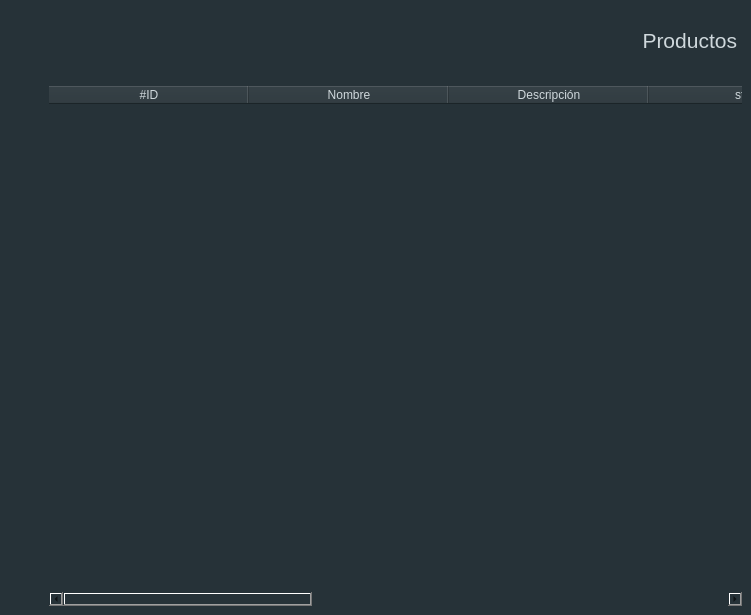
<?xml version="1.0" encoding="UTF-8"?>
<ui version="4.0">
 <class>Frame</class>
 <widget class="QFrame" name="Frame">
  <property name="geometry">
   <rect>
    <x>0</x>
    <y>0</y>
    <width>751</width>
    <height>615</height>
   </rect>
  </property>
  <property name="windowTitle">
   <string>Frame</string>
  </property>
  <property name="styleSheet">
   <string notr="true">background-color: #263238;</string>
  </property>
  <property name="lineWidth">
   <number>0</number>
  </property>
  <layout class="QVBoxLayout" stretch="1,8">
   <property name="spacing">
    <number>10</number>
   </property>
   <property name="leftMargin">
    <number>40</number>
   </property>
   <property name="topMargin">
    <number>0</number>
   </property>
   <property name="rightMargin">
    <number>0</number>
   </property>
   <property name="bottomMargin">
    <number>0</number>
   </property>
   <item>
    <widget class="QFrame" name="frame">
     <property name="sizePolicy">
      <sizepolicy hsizetype="Expanding" vsizetype="Expanding">
       <horstretch>0</horstretch>
       <verstretch>0</verstretch>
      </sizepolicy>
     </property>
     <property name="layoutDirection">
      <enum>Qt::RightToLeft</enum>
     </property>
     <property name="frameShape">
      <enum>QFrame::NoFrame</enum>
     </property>
     <property name="frameShadow">
      <enum>QFrame::Raised</enum>
     </property>
     <property name="lineWidth">
      <number>0</number>
     </property>
     <widget class="QLabel" name="label">
      <property name="geometry">
       <rect>
        <x>486</x>
        <y>20</y>
        <width>211</width>
        <height>41</height>
       </rect>
      </property>
      <property name="sizePolicy">
       <sizepolicy hsizetype="Expanding" vsizetype="Expanding">
        <horstretch>0</horstretch>
        <verstretch>0</verstretch>
       </sizepolicy>
      </property>
      <property name="font">
       <font>
        <pointsize>16</pointsize>
       </font>
      </property>
      <property name="styleSheet">
       <string notr="true">QLabel {
	color: #cfd8dc;
}</string>
      </property>
      <property name="text">
       <string>Productos</string>
      </property>
      <property name="alignment">
       <set>Qt::AlignRight|Qt::AlignTrailing|Qt::AlignVCenter</set>
      </property>
     </widget>
     <widget class="QPushButton" name="btn_plus">
      <property name="geometry">
       <rect>
        <x>0</x>
        <y>30</y>
        <width>31</width>
        <height>31</height>
       </rect>
      </property>
      <property name="cursor">
       <cursorShape>PointingHandCursor</cursorShape>
      </property>
      <property name="text">
       <string/>
      </property>
      <property name="icon">
       <iconset>
        <normaloff>../assets/images/plus.png</normaloff>../assets/images/plus.png</iconset>
      </property>
      <property name="iconSize">
       <size>
        <width>25</width>
        <height>25</height>
       </size>
      </property>
      <property name="flat">
       <bool>true</bool>
      </property>
     </widget>
    </widget>
   </item>
   <item>
    <widget class="QFrame" name="frame_2">
     <property name="frameShape">
      <enum>QFrame::NoFrame</enum>
     </property>
     <property name="frameShadow">
      <enum>QFrame::Raised</enum>
     </property>
     <layout class="QVBoxLayout" name="verticalLayout">
      <item>
       <widget class="QTableWidget" name="table">
        <property name="enabled">
         <bool>true</bool>
        </property>
        <property name="sizePolicy">
         <sizepolicy hsizetype="Expanding" vsizetype="Expanding">
          <horstretch>0</horstretch>
          <verstretch>0</verstretch>
         </sizepolicy>
        </property>
        <property name="styleSheet">
         <string notr="true">color: #cfd8dc;</string>
        </property>
        <property name="frameShape">
         <enum>QFrame::NoFrame</enum>
        </property>
        <property name="verticalScrollBarPolicy">
         <enum>Qt::ScrollBarAsNeeded</enum>
        </property>
        <property name="sizeAdjustPolicy">
         <enum>QAbstractScrollArea::AdjustToContents</enum>
        </property>
        <property name="editTriggers">
         <set>QAbstractItemView::NoEditTriggers</set>
        </property>
        <property name="alternatingRowColors">
         <bool>false</bool>
        </property>
        <property name="textElideMode">
         <enum>Qt::ElideMiddle</enum>
        </property>
        <property name="verticalScrollMode">
         <enum>QAbstractItemView::ScrollPerItem</enum>
        </property>
        <property name="showGrid">
         <bool>true</bool>
        </property>
        <property name="gridStyle">
         <enum>Qt::SolidLine</enum>
        </property>
        <property name="sortingEnabled">
         <bool>true</bool>
        </property>
        <property name="cornerButtonEnabled">
         <bool>false</bool>
        </property>
        <property name="rowCount">
         <number>0</number>
        </property>
        <property name="columnCount">
         <number>8</number>
        </property>
        <attribute name="horizontalHeaderVisible">
         <bool>true</bool>
        </attribute>
        <attribute name="horizontalHeaderCascadingSectionResizes">
         <bool>false</bool>
        </attribute>
        <attribute name="horizontalHeaderMinimumSectionSize">
         <number>200</number>
        </attribute>
        <attribute name="horizontalHeaderDefaultSectionSize">
         <number>200</number>
        </attribute>
        <attribute name="horizontalHeaderShowSortIndicator" stdset="0">
         <bool>true</bool>
        </attribute>
        <attribute name="horizontalHeaderStretchLastSection">
         <bool>true</bool>
        </attribute>
        <attribute name="verticalHeaderVisible">
         <bool>true</bool>
        </attribute>
        <attribute name="verticalHeaderHighlightSections">
         <bool>true</bool>
        </attribute>
        <attribute name="verticalHeaderShowSortIndicator" stdset="0">
         <bool>true</bool>
        </attribute>
        <column>
         <property name="text">
          <string>#ID</string>
         </property>
        </column>
        <column>
         <property name="text">
          <string>Nombre</string>
         </property>
        </column>
        <column>
         <property name="text">
          <string>Descripción</string>
         </property>
        </column>
        <column>
         <property name="text">
          <string>stock</string>
         </property>
        </column>
        <column>
         <property name="text">
          <string>Precio Compra</string>
         </property>
        </column>
        <column>
         <property name="text">
          <string>Precio Venta</string>
         </property>
        </column>
        <column>
         <property name="text">
          <string>Marca</string>
         </property>
        </column>
        <column>
         <property name="text">
          <string>Proveedor</string>
         </property>
        </column>
       </widget>
      </item>
     </layout>
    </widget>
   </item>
  </layout>
 </widget>
 <resources/>
 <connections/>
</ui>
